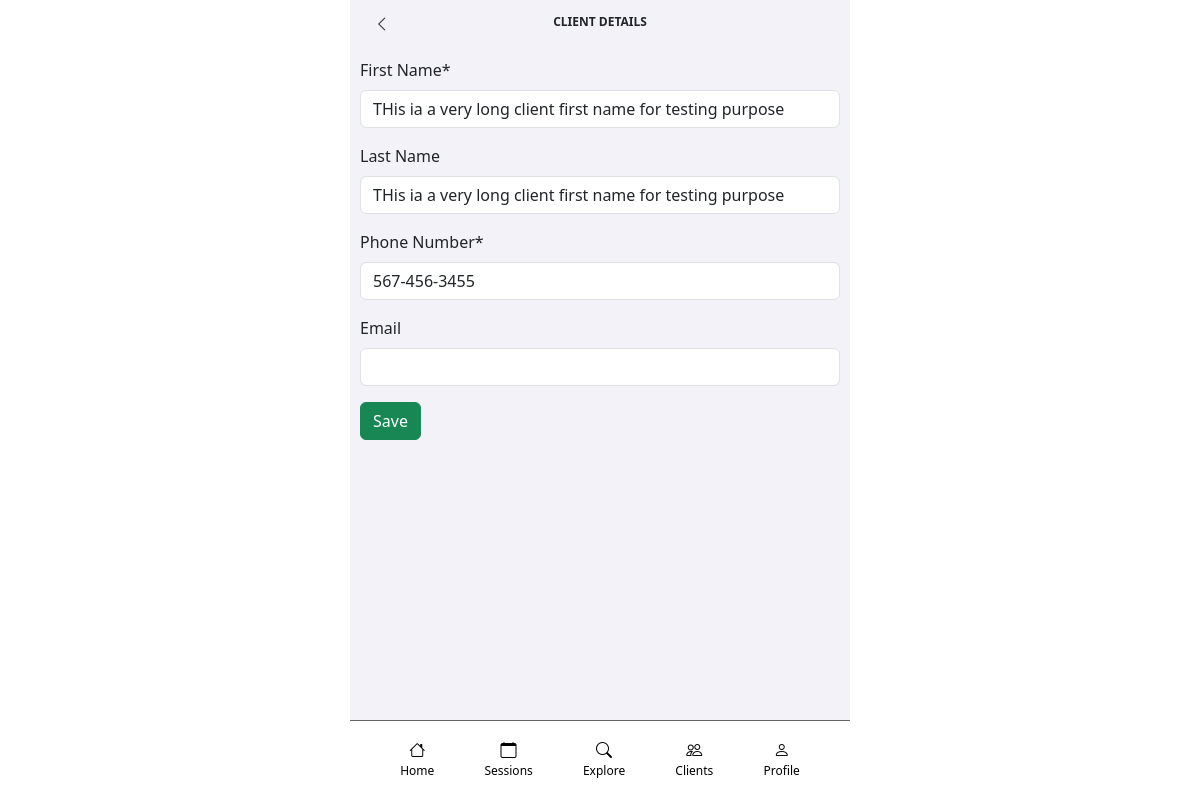
The app's page /fitnessApp/clients/37/details (signed in) with its own data.
### fitnessApp/models/fitnessAppUser_models.py (models this page shows, shortened)
class FitnessAppPerson(models.Model):
    first_name = models.CharField(max_length=500, null=False, blank=False)
    last_name = models.CharField(max_length=500, blank=True)
    coach_flag = models.BooleanField(default=False)
    coach = models.ForeignKey('self', on_delete=models.SET_NULL, null=True)
    email = models.EmailField(max_length=100, null=True, blank=True)
    phone_number = models.CharField(max_length=20, null=True, blank=True)

### fitnessApp/views/client_views.py (the view)
# urls.py: path("clients/<int:pk>/details", ClientUpdateView.as_view(), name="client-details"),
class ClientUpdateView(LoginRequiredMixin, UpdateView):
    model = FitnessAppPerson
    form_class = FitnessAppPersonUpdateForm
    success_url = reverse_lazy("clients")
    template_name = "client_details.html"

### fitnessApp/forms.py
class FitnessAppPersonUpdateForm(forms.ModelForm):
    class Meta:
        model = FitnessAppPerson
        fields = ("first_name", "last_name", "phone_number", "email")
    first_name = forms.CharField(label='First Name', max_length=100, required=True)
    last_name = forms.CharField(label='Last Name', max_length=100, required=False)
    phone_number = forms.CharField(label='Phone Number', max_length=50, required=True)
    email = forms.EmailField(label='Email', max_length=100, required=False)

### fitnessApp/templates/client_details.html
{% extends "base/base.html" %}
{% load crispy_forms_tags %}
{% block title %}Client Details{% endblock %}
{% block header-left-link %}{% url 'clients' %}{% endblock %}
{% block header-left-icon %}<i class="bi bi-chevron-left"></i>{% endblock %}
{% block content %}
<div>
<form method="POST">{% csrf_token %}
    {{ form|crispy }}
    <button class="btn btn-success" type="submit">Save</button>
</form>
</div>
{% endblock %}

### fitnessApp/static/fitnessApp/css/main.css (style rules this page uses)
:root { --fitnessapp-color-palette-content: #718C9E; --fitnessapp-color-palette-header: #495D6A; --fitnessapp-color-palette-content-light: #C3CED6; --fitnessapp-color-palette-content-lighter: #e6e6e6; --fitnessapp-color-palette-content-lightest: #f8f8ff; }
body { background: white }

### records on screen
FitnessAppPerson: first_name "THis ia a very long client first name for testing purpose", last_name "THis ia a very long client first name for testing purpose", phone_number "567-456-3455"
